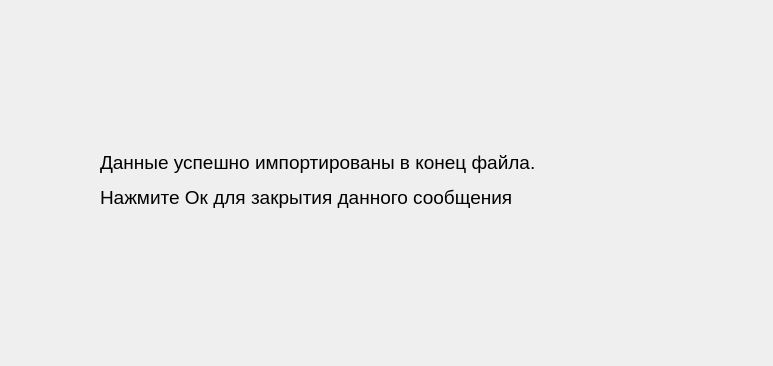
<?xml version="1.0" encoding="UTF-8"?>
<ui version="4.0">
 <class>Dialog</class>
 <widget class="QDialog" name="Dialog">
  <property name="geometry">
   <rect>
    <x>0</x>
    <y>0</y>
    <width>773</width>
    <height>366</height>
   </rect>
  </property>
  <property name="windowTitle">
   <string>Dialog</string>
  </property>
  <widget class="QLabel" name="label">
   <property name="geometry">
    <rect>
     <x>100</x>
     <y>30</y>
     <width>561</width>
     <height>301</height>
    </rect>
   </property>
   <property name="text">
    <string>&lt;html&gt;&lt;head/&gt;&lt;body&gt;&lt;p&gt;&lt;span style=&quot; font-size:14pt;&quot;&gt;Данные успешно импортированы в конец файла.&lt;/span&gt;&lt;/p&gt;&lt;p&gt;&lt;span style=&quot; font-size:14pt;&quot;&gt;Нажмите Ок для закрытия данного сообщения&lt;/span&gt;&lt;/p&gt;&lt;/body&gt;&lt;/html&gt;</string>
   </property>
  </widget>
 </widget>
 <resources/>
 <connections/>
</ui>
